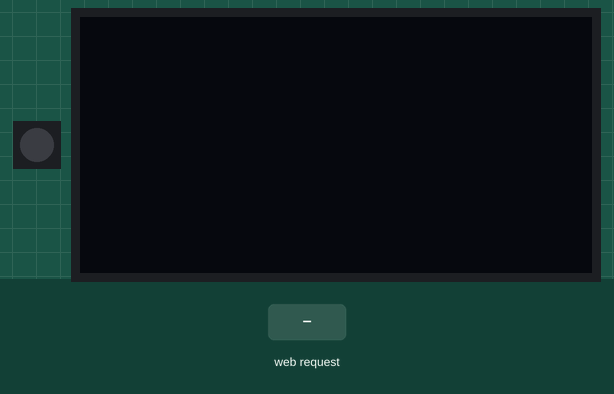
Simulated run of this program. Board: ESP32 board running MicroPython. On the bench: 1 RGB LEDs in strip order, left to right, 128×64 one-colour display. The test bench sets the inputs (shaded band). Dim RGB values are drawn brighter than linear; the board's own WiFi access point starts at once; library files of the repository ran but are not shown: ssd1306.py; what the program prints to the serial console is not drawn.

Above: at 1.2 s.
1.3 s: HTTP request GET /func4 received
At 1.52 s:
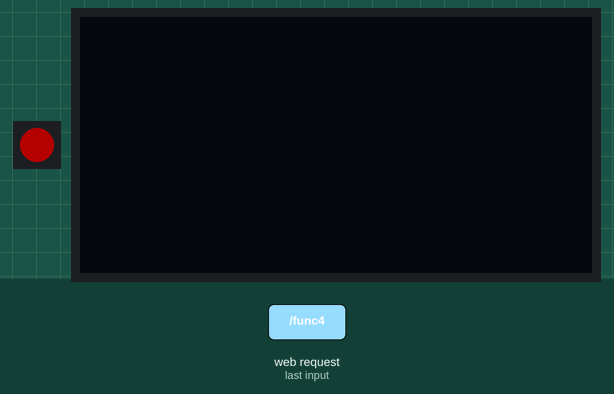
4.3 s: HTTP request GET /func1 received
At 4.6 s:
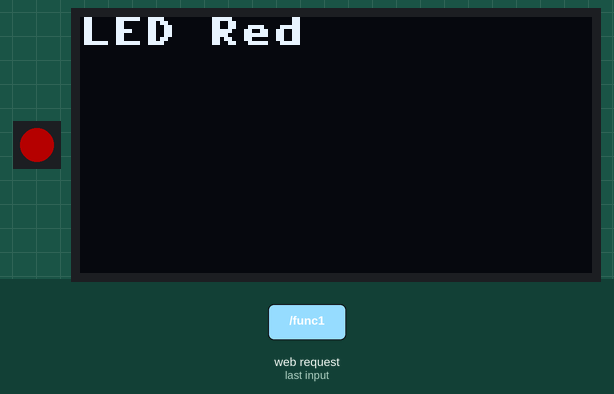
5.8 s: HTTP request GET /func2 received
At 7.0 s:
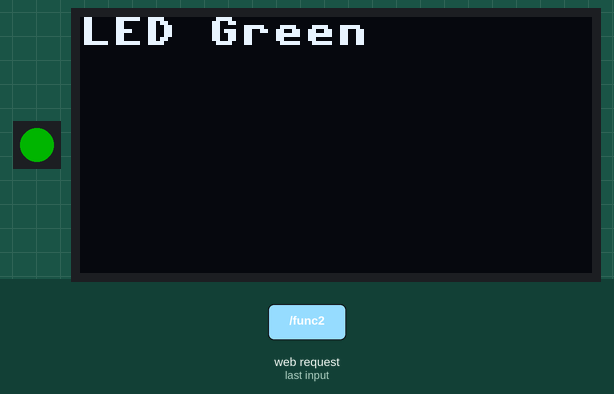
7.3 s: HTTP request GET /func3 received
At 8.1 s:
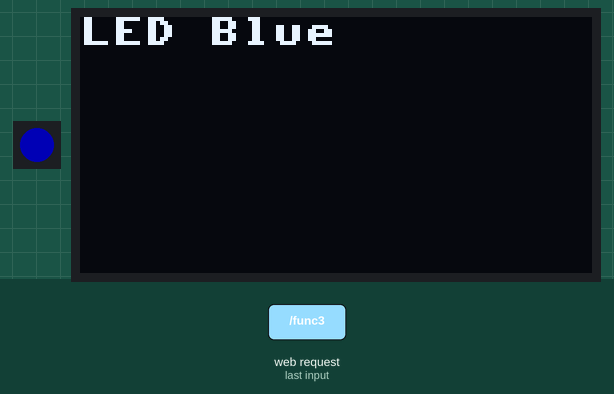
8.8 s: HTTP request GET /func6 received
At 9.1 s:
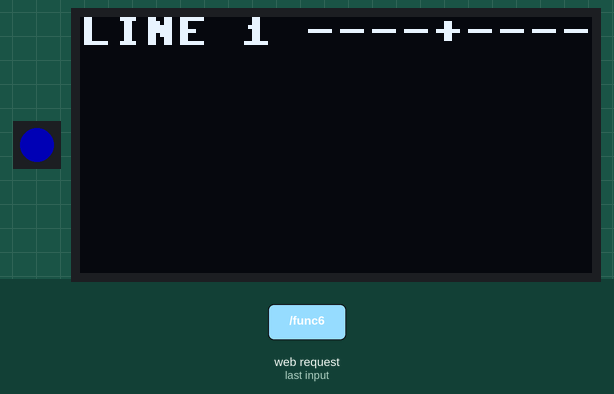
11.8 s: HTTP request GET /func5 received
At 13.3 s:
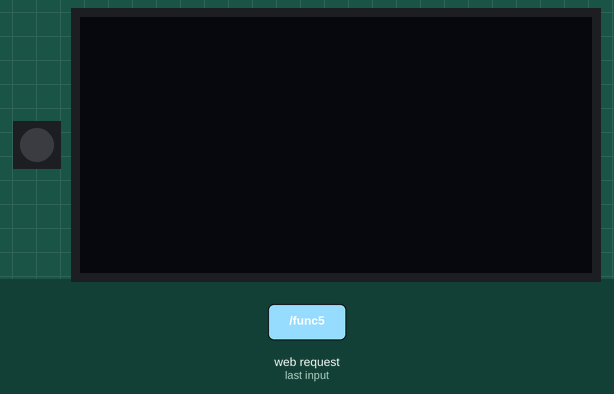
Timing chart, 0 to 14.5 s (numbered marks = the images above; inputs shaded):
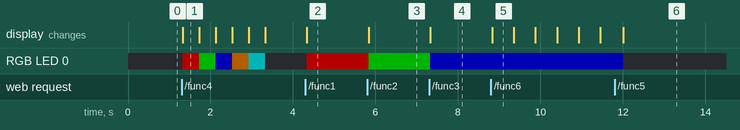

Measured:
- after the input at 1.3 s, RGB LED 0: off → RGB(64, 0, 0) at once, → RGB(0, 64, 0) 0.40 s later, → RGB(0, 0, 64) 0.40 s later, → RGB(64, 32, 0) 0.40 s later, … (6 changes in this stretch)
- after the input at 4.3 s, RGB LED 0: off → RGB(64, 0, 0) at once; the display: changes at once (image 2)
- after the input at 5.8 s, RGB LED 0: RGB(64, 0, 0) → RGB(0, 64, 0) at once; the display: changes at once (image 3)
- after the input at 7.3 s, RGB LED 0: RGB(0, 64, 0) → RGB(0, 0, 64) at once; the display: changes at once (image 4)
- after the input at 8.8 s, the display: changes at once (image 5)
- after the input at 11.8 s, the display: changes after 0.21 s (image 6)
- what the display in image 1 shows lasts 0.4 s, from 1.3 s to 1.7 s

The program:

main.py
```python
"""
Copyright 2024 William H. Beebe, Jr.

Licensed under the Apache License, Version 2.0 (the "License");
you may not use this file except in compliance with the License.
You may obtain a copy of the License at

    http://www.apache.org/licenses/LICENSE-2.0

Unless required by applicable law or agreed to in writing, software
distributed under the License is distributed on an "AS IS" BASIS,
WITHOUT WARRANTIES OR CONDITIONS OF ANY KIND, either express or implied.
See the License for the specific language governing permissions and
limitations under the License.
"""
import machine  as ma
import neopixel as neo
import time     as ti
import _thread
import config

import os
print(', '.join(os.uname()))

import platform
print(platform.platform())

# For ESP32S3
pinnum = 48
np = neo.NeoPixel(ma.Pin(pinnum), 1)

neopixel_colors = [
    (64, 0, 0),  # red
    (0, 64, 0),  # green
    (0, 0, 64),  # blue
    (64, 32, 0), # orange
    (0, 64, 64), # cyan
    (0, 0, 0)    # black
    ]

def cycle_colors():
    for color in neopixel_colors:
        np[0] = color
        np.write()
        ti.sleep_ms(400)
    np[0] = neopixel_colors[-1]
    np.write()

def do_action(action_to_do):
    if action_to_do < config.LED_CYCLE:
        np[0] = neopixel_colors[action_to_do]
        np.write()
    elif action_to_do == config.LED_CYCLE:
        cycle_colors();

#_thread.start_new_thread(cycle_colors, ())

from SimpleHttp import SimpleHttpServer
shs = SimpleHttpServer(do_action)
shs.run()
#from mini_server import MinimalServer
#ms = MinimalServer
#ms.run()
```

config.py
```python
"""
Copyright 2024 William H. Beebe, Jr.

Licensed under the Apache License, Version 2.0 (the "License");
you may not use this file except in compliance with the License.
You may obtain a copy of the License at

    http://www.apache.org/licenses/LICENSE-2.0

Unless required by applicable law or agreed to in writing, software
distributed under the License is distributed on an "AS IS" BASIS,
WITHOUT WARRANTIES OR CONDITIONS OF ANY KIND, either express or implied.
See the License for the specific language governing permissions and
limitations under the License.
"""
from micropython import const

# Enumerations to perform a task.
LED_RED = const(0)
LED_GREEN = const(1)
LED_BLUE = const(2)
LED_OFF = const(5)
LED_CYCLE = const(6)

# I2C pins for ESP32-S3-DevKit1
SDA_PIN = const(1)
SCL_PIN = const(2)

# SSD1306 OLED display
OLED_WIDTH = const(128)
OLED_HEIGHT = const(64)
OLED_LINE_MAX = const(6)
OLED_ADDR = const(61)

# ST25DV16K I2C RFID EEPROM
ST25DV_CMD = const(45)
ST25DV_USER_MEM = const(83)
ST25DV_SYS_MEM = const(87)
```

SimpleHttp.py
```python
"""
Copyright 2024 William H. Beebe, Jr.

Licensed under the Apache License, Version 2.0 (the "License");
you may not use this file except in compliance with the License.
You may obtain a copy of the License at

    http://www.apache.org/licenses/LICENSE-2.0

Unless required by applicable law or agreed to in writing, software
distributed under the License is distributed on an "AS IS" BASIS,
WITHOUT WARRANTIES OR CONDITIONS OF ANY KIND, either express or implied.
See the License for the specific language governing permissions and
limitations under the License.
"""

# This is the Simple HTTP Server.
# It has HTML/CSS text intermixed with Python code.
# It provides very limited functionality.
# SSD1396 OLED Display

import binascii
import machine
import os
import platform
import usocket
import _thread
import time
import gc
import network
from network import WLAN
from machine import RTC, Pin, SoftI2C

import ssd1306
import config

UNAME = os.uname()[-1].split(' ')[0]
UNIQUE_ID = binascii.hexlify(machine.unique_id()).decode('ascii').upper()
SSID = UNAME + '-' + UNIQUE_ID[-4:]

class SimpleHttpServer:
    do_action = None
    i2c = SoftI2C(scl=machine.Pin(config.SCL_PIN), sda=machine.Pin(config.SDA_PIN))
    display = None
    style_str = """
        <style>
        body {font-family: sans-serif;margin: 20px;}
        button {
            font-size: 300%;
            font-weight: normal;
            display: inline-block;
            margin: 5px;
            padding: 20px 60px;
            width: 99%;
            height: 100px;
            justify-content: center;
            align-items: center;
            text-decoration: none;
            color: #ffffff;
            background-color: #556B2F;
            border: none;
            border-radius: 0px;
            outline: none;
        }
        hr {border: 0;height: 2px;
        background-image: linear-gradient(to right, rgba(0, 0, 0, 0), rgba(0, 0, 0, 0.75), rgba(0, 0, 0, 0));}
        h1 {font-size: 300%;color: #D35F8D;text-align: center;}
        h2 {font-size: 250%;color: #5FA3D3;padding-left: 15px;}
        </style>
    """

    def __init__(self, do_action):
        self.do_action = do_action
        self.do_action(config.LED_OFF)
        self.name = os.uname()[-1].split(' ')[-1]
        self.display = ssd1306.SSD1306_I2C(config.OLED_WIDTH, config.OLED_HEIGHT, self.i2c, config.OLED_ADDR)
        self.display.fill(0)
        self.display.show()
        gc.enable()


    def display_show_one_line(self, msg):
        self.display.fill(0)
        self.display.line(msg,1)
        self.display.show()

    def client_thread(self, clientsocket):
        global SSID

        try:
            received = clientsocket.recv(8192)
        except:
            print("WEBSERVER: EXCEPTION ON RECV")
            clientsocket.close()
            return

        # If received has 0 bytes then the other end closed the connection.
        #
        if len(received) == 0:
            print("[5] WEBSERVER: ZERO LENGTH RECEIVED")
            clientsocket.close()
            return

        print("[5] WEBSERVER: RECEIVED DATA {:,} BYTES".format(len(received)))

        print("[6] WEBSERVER: PARSE")
        # Parse the recieved data and perform any given actions.
        #
        received_str = str(received)
        #
        # Uncomment the following for raw debugging purposes. Lots of output.
        #
        #print("WEBSERVER: DATA", received_str)

        # Send out the webpage.
        #
        clientsocket.send("HTTP/1.1 200 OK\r\nContent-Type: text/html\r\nConnection:close \r\n\r\n")
        clientsocket.send("<html><head><title>{}</title>".format(SSID))
        clientsocket.send(self.style_str)
        clientsocket.send("</head><body>")
        clientsocket.send("<h1>{}</h1>".format(SSID))

        # Start parsing the request, performing the various actions.
        # If there is no defined actions for the request, tell the user.
        #
        if "GET / " in received_str:
            clientsocket.send(
                "<hr/>"
                "<a href='/func1'><button style='background-color: #DC143C'>Red</button></a>"
                "<a href='/func2'><button style='background-color: #228B22'>Green</button></a>"
                "<a href='/func3'><button style='background-color: #4169E1'>Blue</button></a>"
                "<a href='/func4'><button style='background-color: #808080'>Cycle</button></a>"
                "<a href='/func5'><button style='background-color: #404040'>OFF</button></a>"
                "<a href='/func6'><button style='background-color: #402000'>Test OLED</button></a>"
                )
        elif "GET /func1 " in received_str:
            print("WEBSERVER: FUNC 1")
            clientsocket.send("<h1>LED Red</h1>")
            self.display_show_one_line('LED Red')
            self.do_action(config.LED_RED)
        elif "GET /func2 " in received_str:
            print("WEBSERVER: FUNC 2")
            clientsocket.send("<h1>LED Green</h1>")
            self.display_show_one_line('LED Green')
            self.do_action(config.LED_GREEN)
        elif "GET /func3 " in received_str:
            print("WEBSERVER: FUNC 3")
            clientsocket.send("<h1>LED Blue</h1>")
            self.display_show_one_line('LED Blue')
            self.do_action(config.LED_BLUE)
        elif "GET /func4 " in received_str:
            print("WEBSERVER: FUNC 4")
            clientsocket.send("<h1>LED Cycle</h1>")
            self.display_show_one_line('')
            self.do_action(config.LED_CYCLE)
        elif "GET /func5 " in received_str:
            print("WEBSERVER: FUNC 5")
            clientsocket.send("<h1>LED OFF</h1>")
            self.display_show_one_line('')
            self.do_action(config.LED_OFF)
        elif "GET /func6 " in received_str:
            print("WEBSERVER: FUNC 6")
            clientsocket.send("<h1>Test OLED</h1>")
            self.display.test_oled()
        else:
            clientsocket.send("<h1>Undefined Action</h1>" + received_str)

        print("[7] WEBSERVER: FOOTER")
        clientsocket.send("<a href='/'><button style='background-color: #007C80'><em>Home</em></button></a>")
        clientsocket.send("<hr/>")
        clientsocket.send("<h2>Memory Free: {:,} bytes</h2>".format(gc.mem_free()))
        clientsocket.send("<h2>{}</h2>".format(platform.platform()))
        clientsocket.send("</body></html>")

        gc.collect()
        clientsocket.close()

    def run(self):
        global SSID
        # create as an access point
        #
        wlan = WLAN(network.AP_IF)
        wlan.active(True)

        # configure as an access point
        #
        print("[1] WEBSERVER:",SSID)
        wlan.config(essid=SSID)
        while wlan.active() is False:
            pass
        wlan.ifconfig(('192.168.1.2','255.255.255.0','192.168.1.1','8.8.8.8'))

        # Set up server socket to read client responses from web pages
        #
        serversocket = usocket.socket(usocket.AF_INET, usocket.SOCK_STREAM)
        serversocket.setsockopt(usocket.SOL_SOCKET, usocket.SO_REUSEADDR, 1)
        serversocket.bind(("192.168.1.2", 80))
        print("[2] WEBSERVER: BIND")

        # Listen argument defines the maximum connections at the same time.
        #
        serversocket.listen(8)

        while True:
            print("[3] WEBSERVER: ACCEPT")
            #try:
            (clientsocket, address) = serversocket.accept()
                #
                # Start a new thread to handle the client
                #
            print("\n[4] WEBSERVER: START_NEW_THREAD")
                #_thread.start_new_thread(self.client_thread, (clientsocket, ))
            self.client_thread(clientsocket)
            print("[8] WEBSERVER: THREAD_RETURN")
            #except:
            #    print("[3] WEBSERVER: CONNECTION ERROR")
                #serversocket.close()
                #serversocket = usocket.socket(usocket.AF_INET, usocket.SOCK_STREAM)
                #serversocket.setsockopt(usocket.SOL_SOCKET, usocket.SO_REUSEADDR, 1)
                #serversocket.bind(("192.168.1.2", 80))
```

boot.py
```python
"""
Copyright 2024 William H. Beebe, Jr.

Licensed under the Apache License, Version 2.0 (the "License");
you may not use this file except in compliance with the License.
You may obtain a copy of the License at

    http://www.apache.org/licenses/LICENSE-2.0

Unless required by applicable law or agreed to in writing, software
distributed under the License is distributed on an "AS IS" BASIS,
WITHOUT WARRANTIES OR CONDITIONS OF ANY KIND, either express or implied.
See the License for the specific language governing permissions and
limitations under the License.
"""
# This file is executed on every boot
# (including wake-boot from deepsleep)
# This provides global board info in variables
# used by other scripts.

print()

import gc
MEM_FREE = gc.mem_free()
print("  MEM: {:,} MB".format(MEM_FREE))

import esp
FLASH_SIZE = esp.flash_size()
print("FLASH: {:,} MB".format(FLASH_SIZE))

import platform
PLATFORM = platform.platform()
print(" PLAT: {}".format(PLATFORM))

import os
UNAME = os.uname()[-1].split(' ')[0]

import binascii
import machine
UNIQUE_ID = binascii.hexlify(machine.unique_id()).decode('ascii').upper()
print("  UID: {}".format(UNIQUE_ID))
SSID = UNAME + '-' + UNIQUE_ID[-4:]
print(" SSID: {}".format(SSID))

import machine
from micropython import const
# The frequency must be 20MHz, 40MHz, 80Mhz, 160MHz or 240MHz
#
machine.freq(240_000_000)
print(" FREQ: {:,} Hz".format(machine.freq()))

# Scan I2C bus for devices
#
# I2C pins for ESP32-S3-DevKit1
from config import SCL_PIN, SDA_PIN
from machine import Pin
SOFT_I2C = machine.SoftI2C(scl=Pin(SCL_PIN), sda=Pin(SDA_PIN))
print("  I2C: {}".format(SOFT_I2C))
print("  I2C: Addresses found:", [hex(device_address)
    for device_address in SOFT_I2C.scan()])

print()

# Testing phototransistor and ADC input
#
#from machine import Pin, ADC
#from time import sleep
#alog = ADC(Pin(4))
#alog.atten(ADC.ATTN_11DB)
#count = 30
#for x in range(count):
#    _value = alog.read()
#    print("{:>2} {}".format(x,_value))
#    sleep(2)
```
